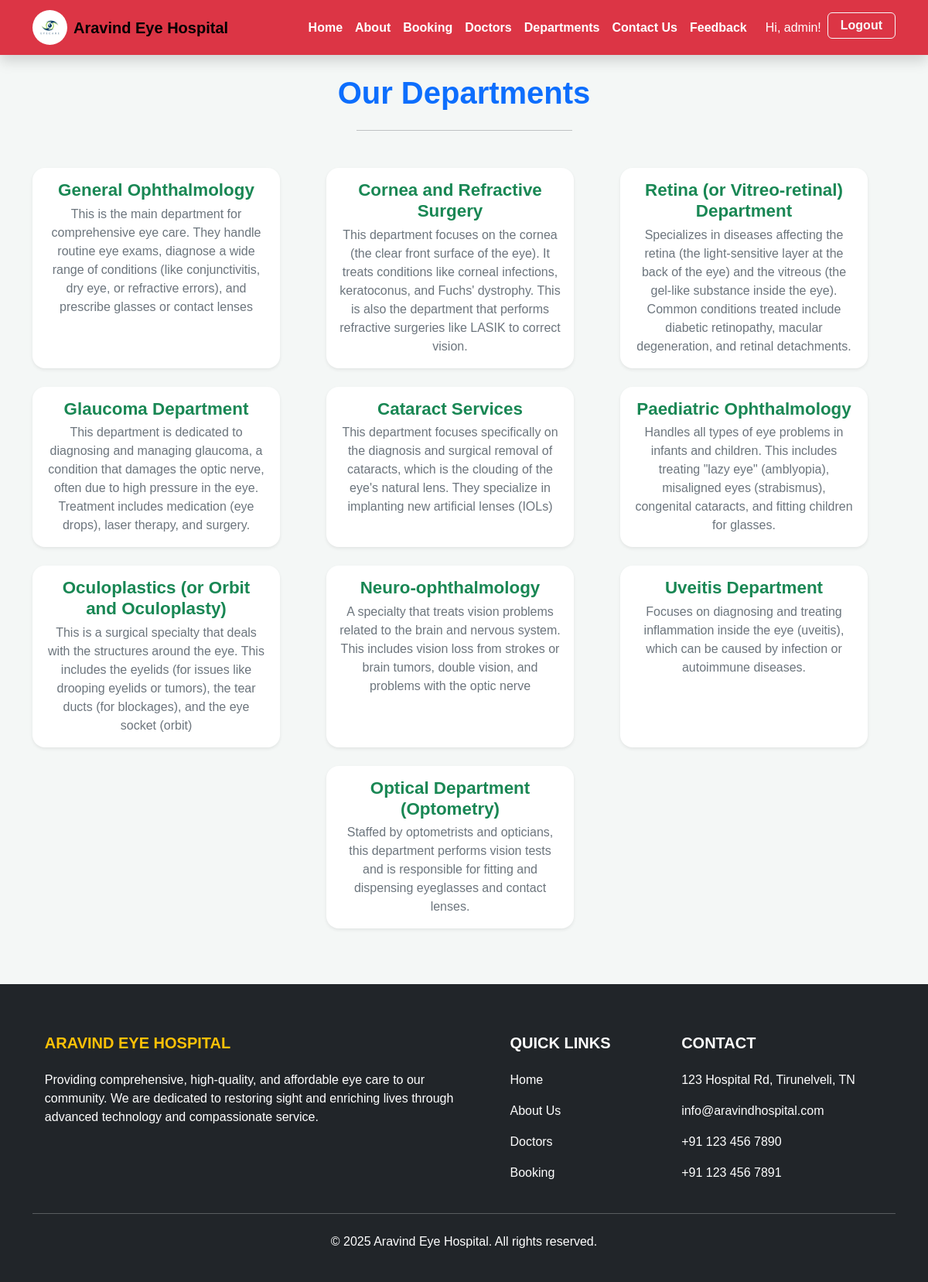
The app's page /department/ (signed in) with its own data.
### home/models.py (models this page shows, shortened)
class Department(models.Model):
    dep_name = models.CharField(max_length=100)
    dep_description = models.TextField()

### home/views.py (the view)
# urls.py: path('department/', views.department, name='department'),
def department(request):
    dict_dept={
        'dept':Department.objects.all()
    }
    return render(request,'department.html',dict_dept)

### templates/department.html (shortened to what this page needs)
{% extends "base.html" %}
{% block content %}
<div class="container py-5">
  <h1 class="text-center mb-4 text-primary fw-bold">Our Departments</h1>
  <hr class="w-25 mx-auto mb-5">
  <div class="row justify-content-center">
    {% for d in dept %}
    <div class="col-md-4 mb-4">
      <div class="card shadow-sm border-0 rounded-4 h-100">
        <div class="card-body text-center">
          <h5 class="card-title text-success fw-bold">{{ d.dep_name }}</h5>
          <p class="card-text text-secondary">{{ d.dep_description }}</p>
        </div>
      </div>
    </div>
    {% endfor %}
  </div>
</div>
{% endblock %}

### templates/base.html (shortened to what this page needs)
{% load static %}
<!DOCTYPE html>
<html lang="en">
  <head>
    <link href="https://cdn.jsdelivr.net/npm/bootstrap@5.3.0/dist/css/bootstrap.min.css" rel="stylesheet">
    <link rel="stylesheet" href="{% static 'css/style.css' %}">
  </head>
  <body>
   <nav class="navbar navbar-expand-lg navbar-light bg-danger fixed-top shadow">
      <div class="container">
        <a class="navbar-brand d-flex align-items-center" href="#">
          <img src="{% static 'image/eye logo.jpg' %}" alt="Logo" width="45" height="45" class="me-2 rounded-circle">
          <span class="fw-bold fs-5">Aravind Eye Hospital</span>
        </a>
        <div class="collapse navbar-collapse justify-content-end" id="navbarNav">
          <ul class="navbar-nav fw-bold">
            <li class="nav-item"><a class="nav-link text-white" href="{% url 'index' %}">Home</a></li>
            <li class="nav-item"><a class="nav-link text-white" href="{% url 'about' %}">About</a></li>
            <li class="nav-item"><a class="nav-link text-white" href="{% url 'booking' %}">Booking</a></li>
            <li class="nav-item"><a class="nav-link text-white" href="{% url 'doctors' %}">Doctors</a></li>
            <li class="nav-item"><a class="nav-link text-white" href="{% url 'department' %}">Departments</a></li>
            <li class="nav-item"><a class="nav-link text-white" href="{% url 'contacts' %}">Contact Us</a></li>
            <li class="nav-item"><a class="nav-link text-white" href="{% url 'feedback' %}">Feedback</a></li>
          </ul>
        </div>
       <div class="ms-3 d-flex">
          {% if user.is_authenticated %}
            <span class="navbar-text text-white me-2">Hi, {{ user.username }}!</span>
            <form
              action="{% url 'logout' %}"
              method="post"
              style="display: inline"
            >
              <button type="submit" class="btn btn-outline-light px-3 py-1 fw-bold">Logout</button>
            </form>
          {% else %}
            <a href="{% url 'login' %}" class="btn btn-outline-light px-3 py-1 fw-bold me-2">Login</a>
            <a href="{% url 'register' %}" class="btn btn-light px-3 py-1 fw-bold">Register</a>
          {% endif %}
        </div>
      </div>
    </nav>
    <div class="mt-5 ">
      {% block content %}
      {% endblock %}
      </div>
    <footer class="bg-dark text-white pt-5 pb-4">
    <div class="container text-center text-md-start">
        <div class="row">
            <div class="col-md-6 col-lg-6 mx-auto mt-3">
                <h5 class="text-uppercase mb-4 fw-bold text-warning">Aravind Eye Hospital</h5>
                <p>
                    Providing comprehensive, high-quality, and affordable eye care to our community. We are dedicated to restoring sight and enriching lives through advanced technology and compassionate service.
                </p>
            </div>
            <div class="col-md-2 col-lg-2 mx-auto mt-3">
                <h5 class="text-uppercase mb-4 fw-bold">Quick Links</h5>
                <p>
                    <a href="/" class="text-white" style="text-decoration: none;">Home</a>
                </p>
                <p>
                    <a href="/about" class="text-white" style="text-decoration: none;">About Us</a>
                </p>
                <p>
                    <a href="/doctors" class="text-white" style="text-decoration: none;">Doctors</a>
                </p>
                <p>
                    <a href="/booking" class="text-white" style="text-decoration: none;">Booking</a>
                </p>
            </div>
            <div class="col-md-4 col-lg-3 mx-auto mt-3">
                <h5 class="text-uppercase mb-4 fw-bold">Contact</h5>
                <p>
                    123 Hospital Rd, Tirunelveli, TN
                </p>
                <p>
                    info@aravindhospital.com
                </p>
                <p>
                    +91 123 456 7890
                </p>
                <p>
                    +91 123 456 7891
                </p>
            </div>
        </div>
        <hr class="my-4">
        <div class="row">
            <div class="col-12 text-center">
                <p>© 2025 Aravind Eye Hospital. All rights reserved.</p>
            </div>
        </div>
</footer>
  </body>
</html>

### static/css/style.css (style rules this page uses)
body { font-family: Arial, sans-serif; background-color: #f4f7f6; margin: 0; }

### static/css/components/doctors.css (style rules this page uses)
.card { width: 320px; background-color: #fff; border-radius: 16px; box-shadow: 0 4px 12px rgba(0, 0, 0, 0.1); overflow: hidden; }
.card-title { font-size: 1.4rem; color: #222; font-weight: 600; margin-bottom: 0.3rem; }

### records on screen
Department: dep_name "General Ophthalmology", dep_description "This is the main department for comprehensive eye care. They handle routine eye exams, diagnose a wide range of conditions (like conjunctivitis, dry eye, or refractive errors), and prescribe glasses or contact lenses"
Department: dep_name "Cornea and Refractive Surgery", dep_description "This department focuses on the cornea (the clear front surface of the eye). It treats conditions like corneal infections, keratoconus, and Fuchs' dystrophy. This is also the department that performs refractive surgeries like LASIK to correct vision."
Department: dep_name "Retina (or Vitreo-retinal) Department", dep_description "Specializes in diseases affecting the retina (the light-sensitive layer at the back of the eye) and the vitreous (the gel-like substance inside the eye). Common conditions treated include diabetic retinopathy, macular degeneration, and retinal detachments."
Department: dep_name "Glaucoma Department", dep_description "This department is dedicated to diagnosing and managing glaucoma, a condition that damages the optic nerve, often due to high pressure in the eye. Treatment includes medication (eye drops), laser therapy, and surgery."
Department: dep_name "Cataract Services", dep_description "This department focuses specifically on the diagnosis and surgical removal of cataracts, which is the clouding of the eye's natural lens. They specialize in implanting new artificial lenses (IOLs)"
Department: dep_name "Paediatric Ophthalmology", dep_description "Handles all types of eye problems in infants and children. This includes treating \"lazy eye\" (amblyopia), misaligned eyes (strabismus), congenital cataracts, and fitting children for glasses."
Department: dep_name "Oculoplastics (or Orbit and Oculoplasty)", dep_description "This is a surgical specialty that deals with the structures around the eye. This includes the eyelids (for issues like drooping eyelids or tumors), the tear ducts (for blockages), and the eye socket (orbit)"
Department: dep_name "Neuro-ophthalmology", dep_description "A specialty that treats vision problems related to the brain and nervous system. This includes vision loss from strokes or brain tumors, double vision, and problems with the optic nerve"
Department: dep_name "Uveitis Department", dep_description "Focuses on diagnosing and treating inflammation inside the eye (uveitis), which can be caused by infection or autoimmune diseases."
Department: dep_name "Optical Department (Optometry)", dep_description "Staffed by optometrists and opticians, this department performs vision tests and is responsible for fitting and dispensing eyeglasses and contact lenses."

### other values on screen
{{ user.username }} "admin"
